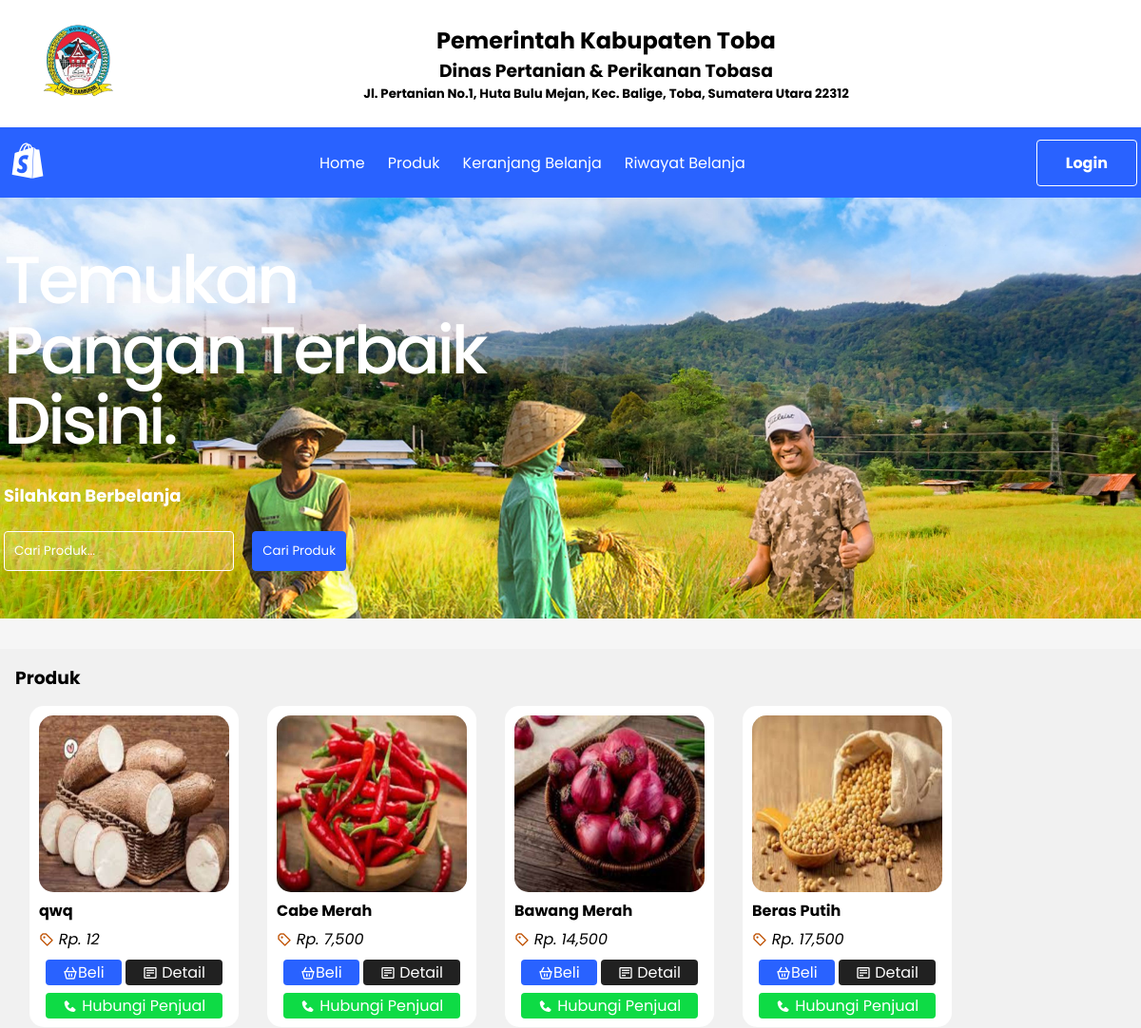
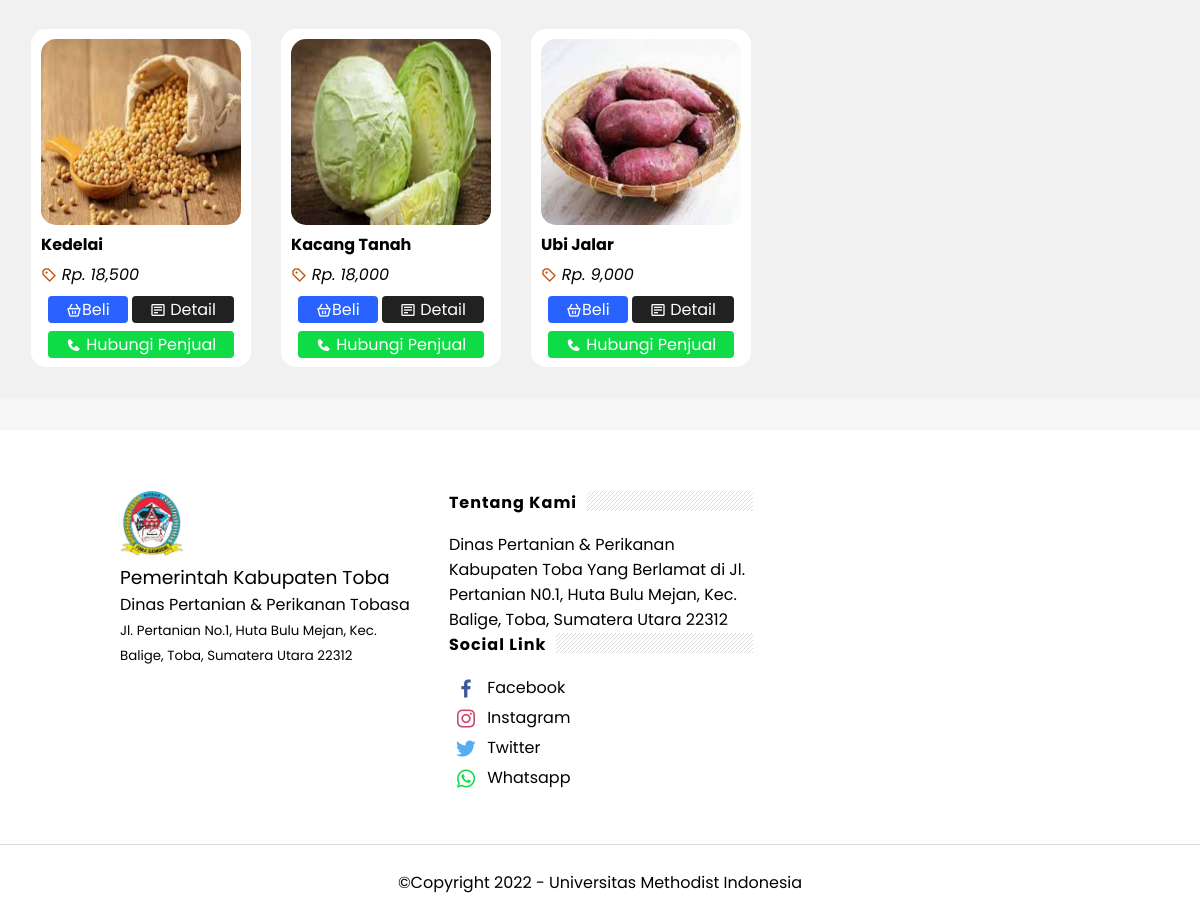
/produk.php, run on the app's committed database (2 pictures, top to bottom).
### tables this page shows
CREATE TABLE `tb_product` (
  `product_id` int(11) NOT NULL,
  `category_id` int(11) NOT NULL,
  `penjual_id` int(11) NOT NULL,
  `product_name` varchar(100) NOT NULL,
  `product_price` int(11) NOT NULL,
  `berat_produk` varchar(100) NOT NULL,
  `stok_produk` int(5) NOT NULL,
  `product_descrption` text NOT NULL,
  `product_image` varchar(100) NOT NULL,
  `alamat_pemilik` varchar(100) NOT NULL,
  `no_telepon` varchar(100) NOT NULL,
  `product_status` tinyint(1) NOT NULL,
  `date_created` timestamp NOT NULL DEFAULT current_timestamp() ON UPDATE current_timestamp()
);

### produk.php (the view, shortened to what this page needs)
<?php
include('db.php');
$login = $_SESSION["login"];
?>
<!doctype html>
<html>
<head>
<link rel="stylesheet" type="text/css" href="css/style.css">
	<link href='https://unpkg.com/boxicons@2.1.2/css/boxicons.min.css' rel='stylesheet'>
</head>
<body >
<div class='first-header'>
	<div class='header-logo-univ'>
<img src='logo-toba.png' width="75">
</div>
<div class="goverment-toba">
<h2>Pemerintah Kabupaten Toba</h2>
<h3>Dinas Pertanian & Perikanan Tobasa</h3>
<h5>Jl. Pertanian No.1, Huta Bulu Mejan, Kec. Balige, Toba, Sumatera Utara 22312</h5>
</div>
</div>
	<header class="header-wrapper bgcolor">
<div class="header-section section" id="header-section" name="Header"><div id="headerwrap">
<div class="header-widget">
<a class="header-logo-image" href="#">
<h1 id="header-title"><i class='bx bxl-shopify' style='font-size:50px'></i></h1>
</a>
</div>
</div><div class='linklist'>
<div class="menu-widget">
<span class="menu-item"><a href="index.php">Home</a></span><span class="menu-item"><a href="produk.php">Produk</a></span><span class="menu-item"><a href="keranjang.php">Keranjang Belanja</a></span><span class="menu-item"><a href="riwayat.php">Riwayat Belanja</a></span>
</div>
<?php if(!empty($login)==true): ?>
</div><div class='logout-button'><span class='logout-btn'><a href='logout1.php'>Logout</a></span></div>
<?php elseif(empty($login)): ?>
</div><div class='login-button'><span class='login-btn'><a href='login-pelanggan.php'>Login</a></span></div>
<?php endif; ?>
</div>
</header>
	<div class='hero-content'>
<div class="jumbotron-content">
<div class="jumbotron-inner">
<h2 class="title">Temukan Pangan Terbaik Disini.</h2>
<p><b><strong>Silahkan Berbelanja</strong></b></p>
<div class="search">
		<div class="search-form">
			<form action="produk.php" method="get">
				<input type="text" name="search" placeholder="Cari Produk...">
				<input type="submit" name="cari" value="Cari Produk">
			</form>
		</div>
	</div>
</div>
</div>
</div>
	<div class ="section bgshop">
		<div class="container">
				<h3> Produk</h3>
				<div class="card">
					<?php
						$produk = mysqli_query($conn, "SELECT * FROM tb_product WHERE product_status = 1 $where ORDER BY product_id DESC ");
						if (mysqli_num_rows($produk) > 0){
							while ($p = mysqli_fetch_array($produk)){
						?>
					<a href="detail-produk.php?id=<?php echo $p['product_id']?>">
					<div class="product-card">
						<div class='cont'>
						<img style='width:200px;height:185.7px;border-radius:15px;' src="produk/<?php echo $p['product_image']?>">
						<p class="nama" style='font-weight:bold'><?php echo substr($p['product_name'], 0 , 30)?></p>
						<p class="harga" style='margin:5px 0 10px;font-style:italic'><i class='bx bx-purchase-tag-alt' style='color:#bf5000;'></i> Rp. <?php echo number_format($p['product_price'])?></p>
						<p style='margin:10px 0 0;text-align:center;'><a href="beli.php?id=<?php echo $p['product_id'];?> " class="btn btn-blue"><i class='bx bx-basket' ></i>Beli</a>
						<a href="detail-produk.php?id=<?php echo $p["product_id"];?>" class="btn btn-black"><i class='bx bx-detail'></i> Detail</a></p>
						<p style='margin:10px 0 0;text-align:center;'><a class="btn btn-green" href="<?php echo $p['no_telepon']?>" target="_blank"><i class='bx bxs-phone'></i> Hubungi Penjual</a></p>
							</div>
					</div>
					</a>
						<?php }} else { ?>
					<p> Produk Tidak Ada</p>
					<?php } ?>
			</div>
		</div>
	</div>
	<div id='footer'>
    <div class='footer-sections row'>
      <div class='sect-left' id='footer-sec1'><img src='logo-toba.png' width='64'/>
		<h3 style='font-weight:normal'>Pemerintah Kabupaten Toba</h3>
		  <h4 style='font-weight:normal'>Dinas Pertanian &amp; Perikanan Tobasa</h4>
		  <p><small>Jl. Pertanian No.1, Huta Bulu Mejan, Kec. Balige, Toba, Sumatera Utara 22312</small></p>
		</div>
      <div class='sect-left' id='footer-sec2'><h2> Tentang Kami</h2>Dinas Pertanian & Perikanan Kabupaten Toba Yang Berlamat di Jl. Pertanian N0.1, Huta Bulu Mejan, Kec. Balige, Toba, Sumatera Utara 22312</div>
		<div class='sect-left' id='footer-sec3'><h2>Social Link</h2>
			<ul class='list-style'>
			<li><i class='bx bxl-facebook' style='color:#3b5998'></i>
				<a href='#'>Facebook</a>
				</li>
				<li><i class='bx bxl-instagram' style='color:#cd486b'></i>
				<a href='#'>Instagram</a>
				</li>
				<li><i class='bx bxl-twitter' style='color:#55acee'  ></i>
					<a href='#'>Twitter</a>
				</li>
				<li><i class='bx bxl-whatsapp' style='color:#0EDB45'></i>
				<a href='#'>Whatsapp</a>
				</li>
			</ul>
		</div>
  </div>
	<div class='footer-copyright'><p>©Copyright 2022 - Universitas Methodist Indonesia</p></div>
	</div>
</body>
</html>

### css/style.css (style rules this page uses)
* { padding: 0; margin: 0; font-family: 'Poppins', sans-serif; }
body { font-family: 'Poppins', sans-serif; background: #fff; background-size: cover; overflow-x: hidden; }
a { color: inherit; text-decoration: none; }
.container { padding:1rem; padding:1rem; background:#f1f1f1; }
.container:after { content: ''; display: block; clear: both; }
.bgshop { background:#7e7e7e11; padding:2rem 0; }
.search { display:block; }
.search input[type=text] { width: 40%; padding: 10px; background-color: rgba(255,255,255,0.16); border:thin solid #fff; outline:none; border-radius:4px; color:#fff; }
.search input[type=submit] { padding: 10px; background:#2962ff; color: #fff; border: thin solid #2962ff; cursor: pointer; transition:all .5s ease; margin-left: 15px; border-radius:4px; }
.search .search-form ::placeholder { color: #fff; opacity: 1; }
#footer { background:#fff; padding:0; margin:10px 0 0 }
#footer h2:after { content: ''; display: inline-block; position: absolute; height: 20px; top: 0; margin: 1px 0 12px 10px; width: 100%; background: url("../repeat-bg.png")repeat; }
.footer-sections { overflow: hidden; margin: 0 auto; padding: 50px 120px; }
.sect-left { display:inline-block; float:left; width:31.655%; margin-right:25px; }
.sect-left:nth-child(3) { margin-right:0 }
.sect-left h2 { position: relative; background:none; overflow: hidden; padding: 0 0 10px 0; display: inline-block; -webkit-flex: 0 auto; -ms-flex: 0 auto; flex: 0 auto; margin: 0; font-size: 1rem; font-weight: 700; white-space: nowrap; width: 100%; letter-spacing: 1px; }
.list-style { list-style: none; }
#footer-sec3 ul li i { font-size: 24px; vertical-align: middle; margin:3px 5px; }
.footer-copyright { border-top: thin solid #dadce0; display:flex; justify-content: center; align-items: center; }
.footer-copyright { padding:25px 0; }
div.first-header { display:flex; margin:25px 45px; }
div.goverment-toba { text-align: center; margin: 0 auto; }
.header-wrapper { -webkit-box-align: center; -ms-flex-align: center; align-items: center; background-color:#2962ff; display: -webkit-box; display: -ms-flexbox; display: flex; left: 0; min-height: 74px; position:relative; right: 0; top: 0; z-index:2; }
.header-wrapper .header-section { -webkit-box-align: center; -ms-flex-align: center; align-items: center; display: inherit; -webkit-box-pack: justify; -ms-flex-pack: justify; justify-content: space-between; max-width: 1192px; margin: 0 auto; width: 100%; position: relative; }
.header-wrapper .header-section h1 { color :#fff; font-size:20px; text-transform:capitalize; }
.linklist { display: -webkit-box; display: -ms-flexbox; display: flex; -webkit-box-align: center; -ms-flex-align: center; align-items: center; -webkit-box-pack: center; -ms-flex-pack: center; justify-content: center; }
span.menu-item { margin-right: 24px; color:#fff; }
span.login-btn { color:#fff; border:thin solid #fff; padding:12px 30px; border-radius:4px; transition:all .5s ease; font-weight:bold; }
.bgcolor { transition: all .5s ease; }
.hero-content { background : url("../pertanian.jpg"); background-size: cover; background-position:center; }
.jumbotron-content { max-width: 1192px; margin: 0 auto; padding: 50px 0 50px 0; }
.jumbotron-inner { max-width: 550px; }
.jumbotron-inner h2.title { font-size: 70px; line-height: 74px; margin: 0; font-weight: 500; letter-spacing: -0.05em; color: #fff; }
.jumbotron-inner p { line-height: 24px; font-size: 18px; margin: 30px 0 25px; color: #fff; }
div.first-header { display:flex; }
.product-card { float:left; margin:15px; background:#fff; padding:10px; border-radius:15px; }
.cont i { vertical-align:-2px; }
.cont a.btn { padding: 2px 18px; border-radius: 4px; color: #fff; }
.cont a.btn.btn-blue { background:#2962ff; }
.cont a.btn.btn-black { background :#212121; }
.cont p a.btn-green { background:#0EDB45; }

### data on the page
tb_product: product_image (picture), product_name "qwq", product_price "12"
tb_product: product_image (picture), product_name "Cabe Merah", product_price "7,500"
tb_product: product_image (picture), product_name "Bawang Merah", product_price "14,500"
tb_product: product_image (picture), product_name "Beras Putih", product_price "17,500"
tb_product: product_image (picture), product_name "Kedelai", product_price "18,500"
tb_product: product_image (picture), product_name "Kacang Tanah", product_price "18,000"
tb_product: product_image (picture), product_name "Ubi Jalar", product_price "9,000"
